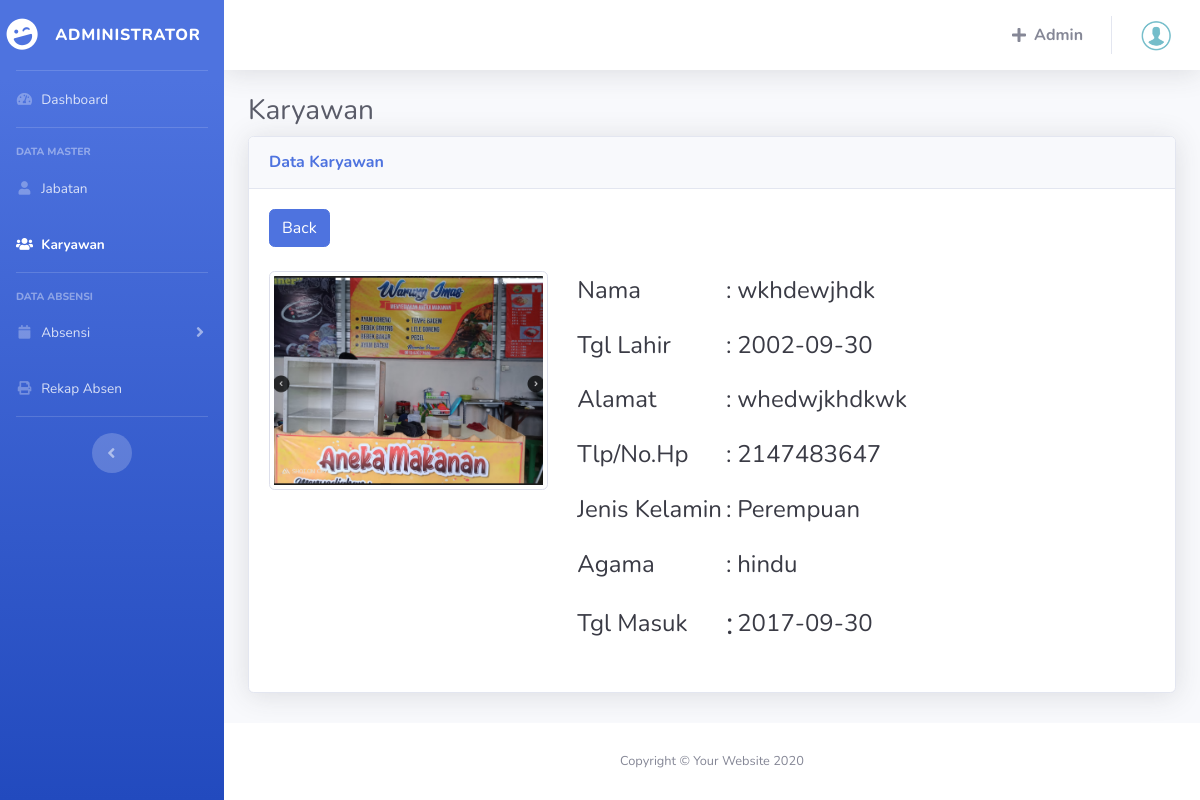
/karyawan/detail.php?nik=374637848 (signed in), run on the app's committed database.
### tables this page shows
CREATE TABLE `karyawan` (
  `id_karyawan` int(11) NOT NULL,
  `nik` int(11) NOT NULL,
  `nama` varchar(100) NOT NULL,
  `ttl` date NOT NULL,
  `jk` varchar(100) NOT NULL,
  `alamat` varchar(250) NOT NULL,
  `notlp` int(11) NOT NULL,
  `kd_jabatan` varchar(100) NOT NULL,
  `tgl_pendaftaran` date NOT NULL,
  `agama` varchar(100) NOT NULL,
  `foto` text NOT NULL
);

### karyawan/detail.php (the view, shortened to what this page needs)
<?php
include '../layout/header.php' ?>
<div class="container-fluid">
    <h1 class="h3 mb-2 text-gray-800">Karyawan</h1>
    <div class="card shadow mb-4">
        <div class="card-header py-3">
            <h6 class="m-0 font-weight-bold text-primary">Data Karyawan</h6>
        </div>
        <div class="card-body">
            <a class="btn btn-primary" href="index.php">Back</a>
            <br><br>
            <?php
            if (isset($_GET['nik'])) {
                $nik = $_GET['nik'];
            } else {
                die("Error. No ID Selected!");
            }
            $data = mysqli_query($koneski, "SELECT * FROM karyawan WHERE nik ='$nik'");
            $row = mysqli_fetch_array($data)
            ?>
            <div class="row">
                <div class="col-lg-4">
                    <img src="../Image/<?= $row['foto']; ?>" alt="" class="img-thumbnail">
                </div>
                <div class="col-lg-8">
                    <div class="p-1">
                        <table>
                            <tr>
                                <td>
                                    <h2 class="h4 text-gray-900 mb-4">Nama
                                </td>
                                <td></td>
                                <td>
                                    <h2 class="h4 text-gray-900 mb-4"> :
                                </td>
                                <td></td>
                                <td>
                                    <h2 class="h4 text-gray-900 mb-4"><?= $row['nama']; ?>
                                </td>
                            </tr>
                            <tr>
                                <td>
                                    <h2 class="h4 text-gray-900 mb-4">Tgl Lahir
                                </td>
                                <td></td>
                                <td>
                                    <h2 class="h4 text-gray-900 mb-4"> :
                                </td>
                                <td></td>
                                <td>
                                    <h2 class="h4 text-gray-900 mb-4"><?= $row['ttl']; ?>
                                </td>
                            </tr>
                            <tr>
                                <td>
                                    <h2 class="h4 text-gray-900 mb-4">Alamat
                                </td>
                                <td></td>
                                <td>
                                    <h2 class="h4 text-gray-900 mb-4"> :
                                </td>
                                <td></td>
                                <td>
                                    <h2 class="h4 text-gray-900 mb-4"><?= $row['alamat']; ?>
                                </td>
                            </tr>
                            <tr>
                                <td>
                                    <h2 class="h4 text-gray-900 mb-4">Tlp/No.Hp
                                </td>
                                <td></td>
                                <td>
                                    <h2 class="h4 text-gray-900 mb-4"> :
                                </td>
                                <td></td>
                                <td>
                                    <h2 class="h4 text-gray-900 mb-4"><?= $row['notlp']; ?>
                                </td>
                            </tr>
                            <tr>
                                <td>
                                    <h2 class="h4 text-gray-900 mb-4">Jenis Kelamin
                                </td>
                                <td></td>
                                <td>
                                    <h2 class="h4 text-gray-900 mb-4"> :
                                </td>
                                <td></td>
                                <td>
                                    <h2 class="h4 text-gray-900 mb-4"><?= $row['jk']; ?>
                                </td>
                            </tr>
                            <tr>
                                <td>
                                    <h2 class="h4 text-gray-900 mb-4">Agama
                                </td>
                                <td></td>
                                <td>
                                    <h2 class="h4 text-gray-900 mb-4"> :
                                </td>
                                <td></td>
                                <td>
                                    <h2 class="h4 text-gray-900 mb-4"><?= $row['agama']; ?>
                                </td>
                            </tr>
                            <tr>
                                <td>
                                    <h2 class="h4 text-gray-900 mb-4">Tgl Masuk
                                </td>
                                <td></td>
                                <td>
                                    <h2 class="text-gray-900 mb-4"> :
                                </td>
                                <td></td>
                                <td>
                                    <h2 class="h4 text-gray-900 mb-4"><?= $row['tgl_pendaftaran']; ?>
                                </td>
                            </tr>
                        </table>
                    </div>
                </div>
            </div>
        </div>
    </div>
</div>
<?php include '../layout/footer.php' ?>

### data on the page
karyawan: foto (picture), nama "wkhdewjhdk", ttl "2002-09-30", alamat "whedwjkhdkwk", notlp "2147483647", jk "Perempuan", agama "hindu", tgl_pendaftaran "2017-09-30"
